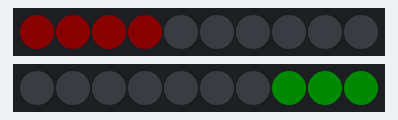
Simulated run of this program. Board: MicroPython board. Parts: 2 × 10 RGB LEDs in strip order, left to right. Dim RGB values are drawn brighter than linear.

Above: at 0.1 s.
At 3.1 s:
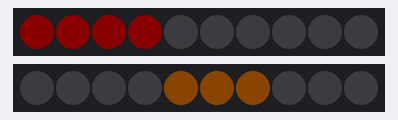
At 9.1 s:
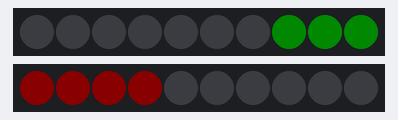
At 12.1 s:
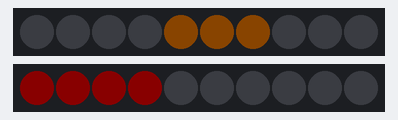
At 15.1 s:
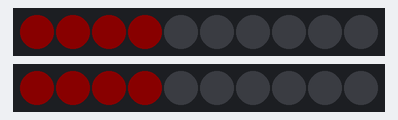

The program:

main.py
```python
# traffic light (3 states) system

from machine import Pin
import neopixel
import uasyncio as aio


# some const
class State:
    RED = 1
    ORANGE = 2
    GREEN = 3

class LED:
    BLANK = (0,0,0)
    RED = (10,0,0)
    ORANGE = (10,5,0)
    GREEN = (0,10,0)

# some functions
def traffic_light_set(np_obj, tl_status):
    # RED area
    for i in range(0, 4):
        if State.RED in tl_status:
            np_obj[i] = LED.RED
        else:
            np_obj[i] = LED.BLANK
    # ORANGE area
    for i in range(4, 7):
        if State.ORANGE in tl_status:
            np_obj[i] = LED.ORANGE
        else:
            np_obj[i] = LED.BLANK
    # GREEN area
    for i in range(7, 10):
        if State.GREEN in tl_status:
            np_obj[i] = LED.GREEN
        else:
            np_obj[i] = LED.BLANK
    # I/O to LEDs
    np_obj.write()


# global vars
cur_step = 1
steps_conf = {1: {1: (State.RED,), 2: (State.GREEN,)},
              2: {1: (State.RED,), 2: (State.ORANGE,)},
              3: {1: (State.RED,), 2: (State.RED,)},
              4: {1: (State.GREEN,), 2: (State.RED,)},
              5: {1: (State.ORANGE,), 2: (State.RED,)},
              6: {1: (State.RED,), 2: (State.RED,)},
             }

# LED stick init (2 sticks of 10 leds ws2813)
np_tl1 = neopixel.NeoPixel(Pin(16), 10)
np_tl2 = neopixel.NeoPixel(Pin(18), 10)

# define tasks
async def step_seq_task():
    global cur_step
    # define steps sequence as (step_id, duration) tuples list
    seq = [(1, 3.0), (2, 3.0), (3, 3.0), (4, 3.0), (5, 3.0), (6, 3.0)]
    # task loop
    while True:
        for (step_id, duration) in seq:
            cur_step = step_id
            await aio.sleep(duration)


async def tl_leds_task():
    global cur_step
    # task loop
    while True:
        # get current step conf
        step_cnf_d = steps_conf.get(cur_step, {})
        # traffic light 1
        traffic_light_set(np_tl1, step_cnf_d.get(1, ()))
        # traffic light 2
        traffic_light_set(np_tl2, step_cnf_d.get(2, ()))
        # wait 0.5s
        await aio.sleep(0.5)


# create asyncio task and run it
loop = aio.get_event_loop()
loop.create_task(step_seq_task())
loop.create_task(tl_leds_task())
loop.run_forever()
```

Measured:
- by itself, everything shown: repeats every 18.1 s, in 6 steps
- what the display in image 1 shows lasts 3.0 s, from 3.0 s to 6.0 s
